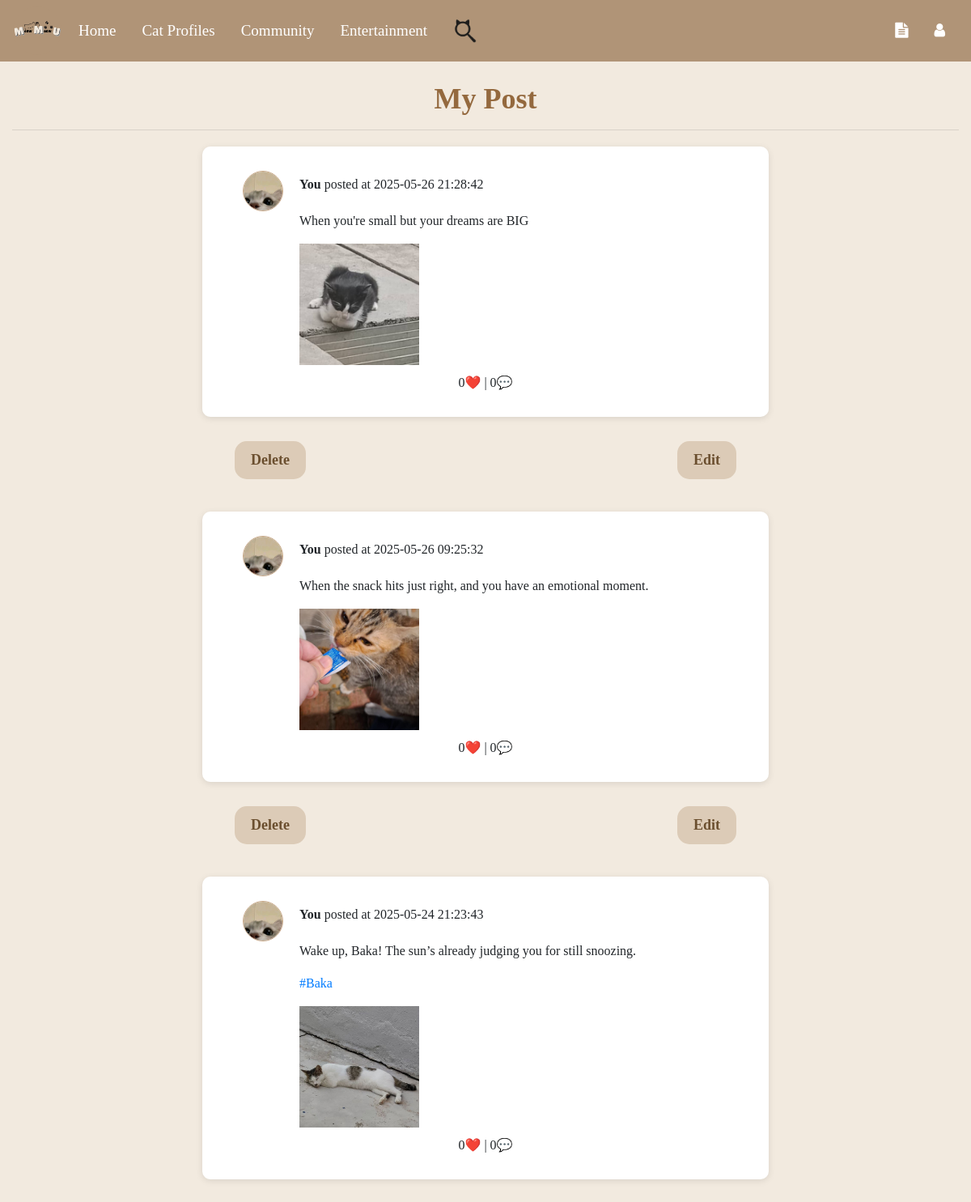
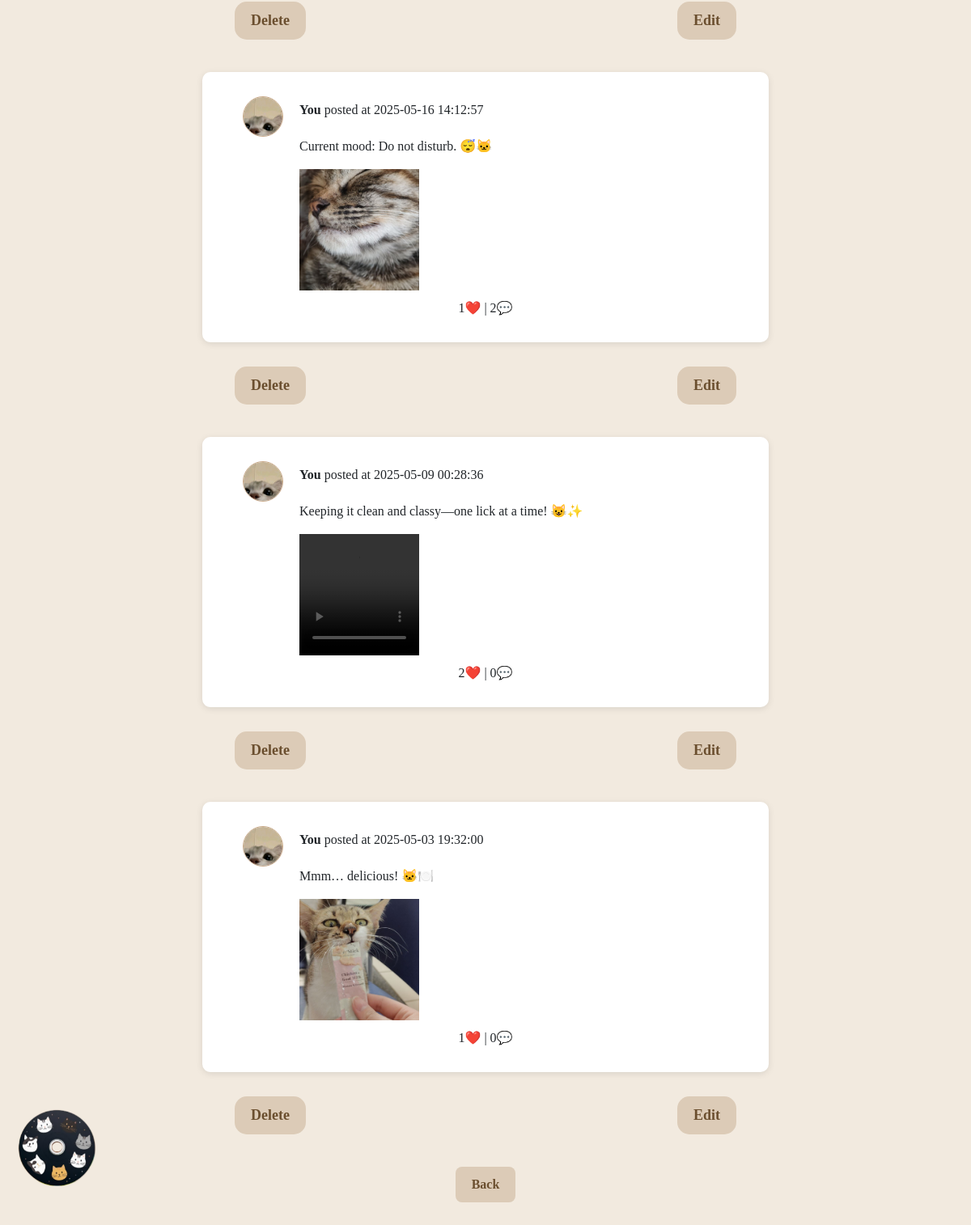
The page /my-posts (signed in) on the database its author committed (2 pictures, top to bottom).
### tables this page shows
CREATE TABLE "post" (
	"post_id"	INTEGER,
	"user_id"	INTEGER,
	"content"	TEXT,
	"media_type"	TEXT,
	"media_url"	TEXT,
	"created_at"	TIMESTAMP DEFAULT CURRENT_TIMESTAMP,
	"updated_at"	TIMESTAMP DEFAULT CURRENT_TIMESTAMP,
	"cat_hashtag"	TEXT,
	PRIMARY KEY("post_id"),
	FOREIGN KEY("user_id") REFERENCES "user"("id") ON DELETE CASCADE
);

### Website/models.py (models this page shows)
class User(db.Model, UserMixin):
    id = db.Column(db.Integer, primary_key=True)
    email = db.Column(db.String(150), unique=True, nullable=False)
    ps = db.Column(db.String(150), nullable=False)
    Name = db.Column(db.String(150), nullable=False)
    secret_answer = db.Column(db.String(150), nullable=False)
    notes = db.relationship("Note", backref="user", lazy=True, cascade="all, delete-orphan")
    stories = db.relationship("Story", backref="owner", lazy=True, cascade="all, delete-orphan")
    reports_made = db.relationship(
        "Report",
        back_populates="reporting_user",
        lazy=True,
        cascade="all, delete-orphan",
        foreign_keys="[Report.user_id]"
    )
    reports_received = db.relationship(
        "Report",
        back_populates="reported_user_profile",
        lazy=True,
        foreign_keys="[Report.user_profile_id]"
    )
    status = db.Column(db.String(100)) #user profile part
    birthday = db.Column(db.Date)
    mbti = db.Column(db.String(50))
    hobby = db.Column(db.String(100))
    bio = db.Column(db.Text)
    profile_picture = db.Column(db.String(255), default="default_profilepic.png")
    cover_photo = db.Column(db.String(255), default="default_cover.png")
    role = db.Column(db.String(50), default='user', nullable=False)
    level1_completed = db.Column(db.Boolean, default=False)
    privacy = db.Column(db.String(50), default="Public", nullable=False)

### Website/community.py (the view)
@community_bp.route('/my-posts')
def my_posts():
    if not current_user.is_authenticated:
        flash("You must be logged in to view your posts!", category="error")
        return redirect(url_for('auth.login'))
    conn = get_db_connection()
    posts = conn.execute('''
        SELECT
            post.*,
            user.name,
            user.profile_picture,
            (SELECT COUNT(*) FROM likes WHERE likes.post_id = post.post_id) AS like_count,
            (SELECT COUNT(*) FROM comment WHERE comment.post_id = post.post_id) AS comment_count
        FROM post
        JOIN user ON post.user_id = user.id
        WHERE post.user_id = ?
        ORDER BY post.created_at DESC
    ''', (current_user.id,)).fetchall()
    conn.close()
    return render_template("my_posts.html", user=current_user, posts=posts, cat_names=get_cat_names())

### Website/community.py (called while the page is built)
def get_db_connection():
    db_path = os.path.join(os.path.dirname(__file__), '..', 'instance', 'datebase.db')
    db_path = os.path.abspath(db_path)
    conn = sqlite3.connect(db_path)
    conn.row_factory = sqlite3.Row
    return conn

def get_cat_names():
    conn = get_db_connection()
    if conn is None:
        return []
    cursor = conn.cursor()
    cursor.execute('SELECT name FROM profiles')
    cat_names = [row['name'] for row in cursor.fetchall()]
    conn.close()
    return cat_names

### Website/templates/my_posts.html (shortened to what this page needs)
{% extends "base.html" %}
{% block content %}
<h1>My Post</h1>
<hr>
{% for post in posts %}
  <div class="post" onclick="window.location.href='/post/{{ post.post_id}}'">
    <div class="post-info">
      <img class="profile-picture" src="{{ url_for('static', filename='Userprofile/' + (post['profile_picture'] if post['profile_picture'] else 'default_profilepic.png')) }}" alt="Avatar">
      <p><strong>You</strong> posted at {{ post['created_at'] }}</p>
    </div>
    <div class="post-body">
      <p class="post-content">{{ post['content'] }}</p>
        {% if post['cat_hashtag'] %}
          <p class="post-content">
            <a class="hashtag" href="{{ url_for('community.hashtag_posts', hashtag=post['cat_hashtag']) }}">#{{ post['cat_hashtag'] }}</a>
          </p>
        {% endif %}
      <div class="media-grid">
        {% if post['media_url'] %}
          {% set media_list = post['media_url'].split(';') %}
          {% set total = media_list | length %}
          {% for media_url in media_list%}
            {% set ext = media_url.rsplit('.', 1)[1].lower() %}
            <div class="media-item">
              {% if ext in ['jpg', 'jpeg', 'png', 'gif'] %}
                <img src="{{ url_for('static', filename=media_url) }}" alt="Image">
              {% elif ext in ['mp4', 'mov', 'avi'] %}
                <video controls>
                  <source src="{{ url_for('static', filename=media_url) }}" type="video/{{ ext }}">
                </video>
              {% endif %}
            </div>
          {% endfor %}
        {% endif %}
      </div>
      <div class="post-actions">
        <span class="like-count">
            {{ post['like_count'] }}❤️
            |
            {{ post['comment_count'] }}💬
        </span>
      </div>
    </div>
  </div>
  <div class="button-container">
    <form action="{{ url_for('community.delete_post', post_id=post.post_id) }}" method="post" style="display:inline;">
      <button type="submit">Delete</button>
    </form>
    <button onclick='openEditModal({{ post.post_id }}, {{ post.content | tojson }}, {{ post.cat_hashtag | tojson }})'>Edit</button>
  </div>
{% endfor %}
<button class="back-button" onclick="window.location.href='{{ url_for('community.community_feature') }}'">
  Back
</button>
{% endblock %}

### Website/templates/base.html (style rules this page uses)
body { background-color: #f9f4ef; }

### Website/templates/my_posts.html (style rules this page uses)
html, body { margin: 0; padding: 0; box-sizing: border-box; font-family: 'Times New Roman', Times, serif; background-color: #f2eadf; }
h1 { font-weight: bold; color: #94693e; text-align: center; font-size: 36px; margin-bottom: 10px; padding-top: 25px; }
.post { width: 100%; max-width: 700px; max-height: 750px; margin: 20px auto; padding: 30px; background-color: #ffffff; box-shadow: 0 2px 8px rgba(0, 0, 0, 0.1); border-radius: 10px; overflow: hidden; display: flex; flex-direction: column; cursor: pointer; }
.post-info { width: 100%; display: flex; align-items: center; justify-content: flex-start; margin-left: 20px; }
.post-info img.profile-picture { width: 50px; height: 50px; border-radius: 50%; margin-right: 20px; border: 1px solid #c8a786; }
.post-body { margin: 0 90px; }
.post-content { text-align: left; display: -webkit-box; -webkit-line-clamp: 2; -webkit-box-orient: vertical; overflow: hidden; text-overflow: ellipsis; }
.media-grid { display: grid; grid-template-columns: repeat(3, 1fr); gap: 8px; width: 100%; max-width: 600px; margin: 10px 0; }
.media-item { height: 150px; position: relative; overflow: hidden; background: #f0f0f0; }
.media-item img, .media-item video { position: absolute; top: 0; left: 0; width: 100%; height: 100%; object-fit: cover; }
.post-actions { margin-top: 10px; font-size: 16px; display: flex; justify-content: center; align-items: center; }
.button-container { display: flex; justify-content: space-between; margin: 10px auto 30px auto; max-width: 700px; padding: 0 30px; }
.button-container button, .modal-content button { padding: 10px 20px; margin: 10px; background-color: #dccbb7; border-radius: 15px; border: none; color: #6b4f2f; font-size: 18px; font-weight: bold; cursor: pointer; transition: transform 0.2s ease; }
.back-button { display: block; margin: 30px auto; padding: 10px 20px; background-color: #dccbb7; color: #6b4f2f; font-weight: bold; border: none; border-radius: 8px; cursor: pointer; text-align: center; text-decoration: none; }

### rows shown on the page
post: profile_picture (picture), created_at "2025-05-26 21:28:42", content "When you're small but your dreams are BIG", media_url (picture), like_count "0", comment_count "0"
post: profile_picture (picture), created_at "2025-05-26 09:25:32", content "When the snack hits just right, and you have an emotional moment.", media_url (picture), like_count "0", comment_count "0"
post: profile_picture (picture), created_at "2025-05-24 21:23:43", content "Wake up, Baka! The sun’s already judging you for still snoozing.", cat_hashtag "Baka", media_url (picture), like_count "0", comment_count "0"
post: profile_picture (picture), created_at "2025-05-16 14:12:57", content "Current mood: Do not disturb. 😴🐱", media_url (picture), like_count "1", comment_count "2"
post: profile_picture (picture), created_at "2025-05-09 00:28:36", content "Keeping it clean and classy—one lick at a time! 😺✨", like_count "2", comment_count "0"
post: profile_picture (picture), created_at "2025-05-03 19:32:00", content "Mmm… delicious! 🐱🍽️", media_url (picture), like_count "1", comment_count "0"
